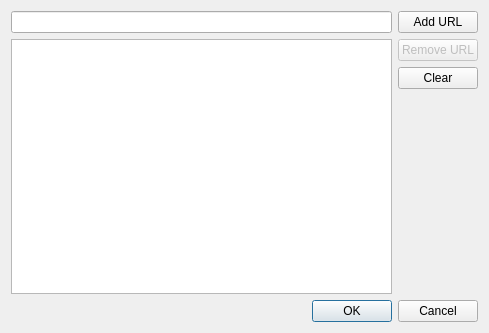
<?xml version="1.0" encoding="UTF-8"?>
<ui version="4.0">
 <class>DownloadDialog</class>
 <widget class="QDialog" name="DownloadDialog">
  <property name="geometry">
   <rect>
    <x>0</x>
    <y>0</y>
    <width>489</width>
    <height>333</height>
   </rect>
  </property>
  <property name="windowTitle">
   <string>Dialog</string>
  </property>
  <layout class="QVBoxLayout" name="verticalLayout_5">
   <item>
    <layout class="QHBoxLayout" name="horizontalLayout_4">
     <item>
      <layout class="QVBoxLayout" name="verticalLayout_3">
       <item>
        <widget class="QLineEdit" name="urlLineEdit"/>
       </item>
       <item>
        <widget class="QListWidget" name="urlListWidget"/>
       </item>
      </layout>
     </item>
     <item>
      <layout class="QVBoxLayout" name="verticalLayout_4">
       <item>
        <widget class="QPushButton" name="addUrlButton">
         <property name="text">
          <string>Add URL</string>
         </property>
        </widget>
       </item>
       <item>
        <widget class="QPushButton" name="removeUrlButton">
         <property name="enabled">
          <bool>false</bool>
         </property>
         <property name="text">
          <string>Remove URL</string>
         </property>
        </widget>
       </item>
       <item>
        <widget class="QPushButton" name="clearUrlsButton">
         <property name="text">
          <string>Clear</string>
         </property>
        </widget>
       </item>
       <item>
        <spacer name="verticalSpacer_2">
         <property name="orientation">
          <enum>Qt::Vertical</enum>
         </property>
         <property name="sizeHint" stdset="0">
          <size>
           <width>20</width>
           <height>40</height>
          </size>
         </property>
        </spacer>
       </item>
      </layout>
     </item>
    </layout>
   </item>
   <item>
    <widget class="QDialogButtonBox" name="buttonBox">
     <property name="orientation">
      <enum>Qt::Horizontal</enum>
     </property>
     <property name="standardButtons">
      <set>QDialogButtonBox::Cancel|QDialogButtonBox::Ok</set>
     </property>
    </widget>
   </item>
  </layout>
 </widget>
 <resources/>
 <connections>
  <connection>
   <sender>buttonBox</sender>
   <signal>accepted()</signal>
   <receiver>DownloadDialog</receiver>
   <slot>accept()</slot>
   <hints>
    <hint type="sourcelabel">
     <x>248</x>
     <y>254</y>
    </hint>
    <hint type="destinationlabel">
     <x>157</x>
     <y>274</y>
    </hint>
   </hints>
  </connection>
  <connection>
   <sender>buttonBox</sender>
   <signal>rejected()</signal>
   <receiver>DownloadDialog</receiver>
   <slot>reject()</slot>
   <hints>
    <hint type="sourcelabel">
     <x>316</x>
     <y>260</y>
    </hint>
    <hint type="destinationlabel">
     <x>286</x>
     <y>274</y>
    </hint>
   </hints>
  </connection>
 </connections>
</ui>
